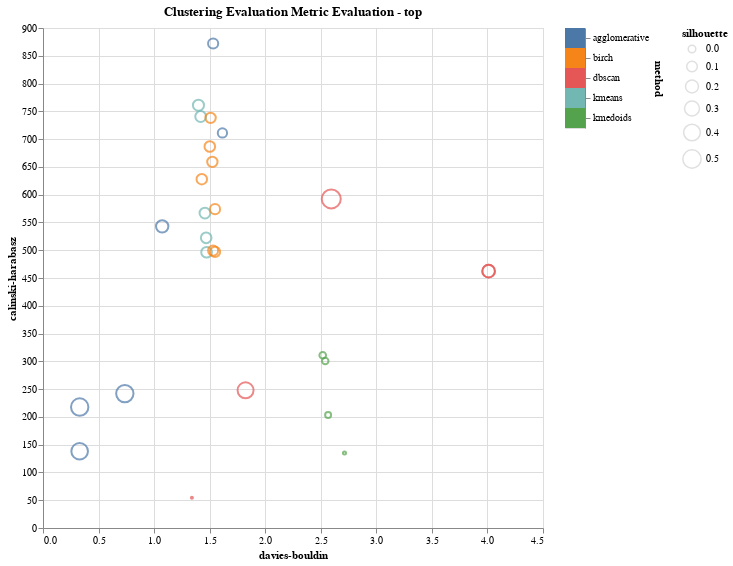

Here is the notebook cell this chart was saved with:
### Code cell
x_axis = "davies-bouldin:Q"
y_axis = "calinski-harabasz:Q"
size = "silhouette:Q"
title  = "Clustering Evaluation Metric Evaluation - top"
data = df_metrics 

plot1 = plot_cluster_evaluations(data, title, x_axis, y_axis, size)

### Figure 1 — Vega-Lite specification as saved in the notebook (floating-point values rounded to 4 significant figures)
{"config": {"view": {"continuousWidth": 400, "continuousHeight": 300}}, "hconcat": [{"mark": {"type": "point", "strokeOpacity": 1.0}, "encoding": {"color": {"condition": {"type": "nominal", "field": "method", "legend": null, "selection": "selector017"}, "value": "lightgray"}, "size": {"type": "quantitative", "field": "silhouette"}, "tooltip": [{"type": "nominal", "field": "method"}, {"type": "quantitative", "field": "num_clusters"}, {"type": "quantitative", "field": "sse"}, {"type": "quantitative", "field": "silhouette"}, {"type": "quantitative", "field": "calinski-harabasz"}, {"type": "quantitative", "field": "davies-bouldin"}, {"type": "quantitative", "field": "eps"}, {"type": "quantitative", "field": "min_sample"}, {"type": "nominal", "field": "linkage"}, {"type": "quantitative", "field": "threshold"}, {"type": "quantitative", "field": "branching_factor"}], "x": {"type": "quantitative", "field": "davies-bouldin"}, "y": {"type": "quantitative", "field": "calinski-harabasz"}}, "height": 500, "selection": {"selector016": {"type": "multi", "fields": ["method"]}, "selector018": {"type": "interval", "bind": "scales", "encodings": ["x", "y"]}}, "title": "Clustering Evaluation Metric Evaluation - top", "width": 500}, {"mark": "rect", "encoding": {"color": {"condition": {"type": "nominal", "field": "method", "legend": null, "selection": "selector017"}, "value": "lightgray"}, "y": {"type": "nominal", "axis": {"orient": "right"}, "field": "method"}}, "selection": {"selector017": {"type": "multi", "fields": ["method"]}}}], "data": {"name": "data-f2309dc3b38be672667f6fc616a4bc01"}, "$schema": "https://vega.github.io/schema/vega-lite/v4.8.1.json", "datasets": {"data-f2309dc3b38be672667f6fc616a4bc01": [{"method": "kmeans", "num_clusters": 19, "sse": 19750.0, "silhouette": 0.1186, "calinski-harabasz": 761.1, "davies-bouldin": 1.399, "eps": null, "min_sample": null, "linkage": null, "threshold": null, "branching_factor": null}, {"method": "kmeans", "num_clusters": 20, "sse": 19340.0, "silhouette": 0.1107, "calinski-harabasz": 740.6, "davies-bouldin": 1.419, "eps": null, "min_sample": null, "linkage": null, "threshold": null, "branching_factor": null}, {"method": "kmeans", "num_clusters": 32, "sse": 16190.0, "silhouette": 0.1067, "calinski-harabasz": 566.9, "davies-bouldin": 1.457, "eps": null, "min_sample": null, "linkage": null, "threshold": null, "branching_factor": null}, {"method": "kmeans", "num_clusters": 36, "sse": 15670.0, "silhouette": 0.09993, "calinski-harabasz": 522.3, "davies-bouldin": 1.469, "eps": null, "min_sample": null, "linkage": null, "threshold": null, "branching_factor": null}, {"method": "kmeans", "num_clusters": 40, "sse": 14940.0, "silhouette": 0.1028, "calinski-harabasz": 496.3, "davies-bouldin": 1.472, "eps": null, "min_sample": null, "linkage": null, "threshold": null, "branching_factor": null}, {"method": "agglomerative", "num_clusters": 12, "sse": null, "silhouette": 0.08318, "calinski-harabasz": 872.0, "davies-bouldin": 1.531, "eps": null, "min_sample": null, "linkage": "ward", "threshold": null, "branching_factor": null}, {"method": "agglomerative", "num_clusters": 17, "sse": null, "silhouette": 0.05305, "calinski-harabasz": 711.2, "davies-bouldin": 1.615, "eps": null, "min_sample": null, "linkage": "ward", "threshold": null, "branching_factor": null}, {"method": "agglomerative", "num_clusters": 19, "sse": null, "silhouette": 0.1738, "calinski-harabasz": 543.0, "davies-bouldin": 1.073, "eps": null, "min_sample": null, "linkage": "complete", "threshold": null, "branching_factor": null}, {"method": "agglomerative", "num_clusters": 12, "sse": null, "silhouette": 0.4434, "calinski-harabasz": 217.7, "davies-bouldin": 0.3304, "eps": null, "min_sample": null, "linkage": "single", "threshold": null, "branching_factor": null}, {"method": "agglomerative", "num_clusters": 19, "sse": null, "silhouette": 0.3948, "calinski-harabasz": 138.1, "davies-bouldin": 0.3298, "eps": null, "min_sample": null, "linkage": "single", "threshold": null, "branching_factor": null}, {"method": "agglomerative", "num_clusters": 21, "sse": null, "silhouette": 0.4405, "calinski-harabasz": 241.9, "davies-bouldin": 0.7364, "eps": null, "min_sample": null, "linkage": "average", "threshold": null, "branching_factor": null}, {"method": "kmedoids", "num_clusters": 23, "sse": 9980.0, "silhouette": -0.08689, "calinski-harabasz": 135.1, "davies-bouldin": 2.713, "eps": null, "min_sample": null, "linkage": null, "threshold": null, "branching_factor": null}, {"method": "kmedoids", "num_clusters": 33, "sse": 8517.0, "silhouette": -0.02663, "calinski-harabasz": 300.6, "davies-bouldin": 2.54, "eps": null, "min_sample": null, "linkage": null, "threshold": null, "branching_factor": null}, {"method": "kmedoids", "num_clusters": 36, "sse": 8279.0, "silhouette": -0.02289, "calinski-harabasz": 310.9, "davies-bouldin": 2.518, "eps": null, "min_sample": null, "linkage": null, "threshold": null, "branching_factor": null}, {"method": "kmedoids", "num_clusters": 49, "sse": 8386.0, "silhouette": -0.03834, "calinski-harabasz": 203.6, "davies-bouldin": 2.566, "eps": null, "min_sample": null, "linkage": null, "threshold": null, "branching_factor": null}, {"method": "birch", "num_clusters": 18, "sse": null, "silhouette": 0.1005, "calinski-harabasz": 686.7, "davies-bouldin": 1.501, "eps": null, "min_sample": null, "linkage": null, "threshold": 0.53, "branching_factor": 48}, {"method": "birch", "num_clusters": 19, "sse": null, "silhouette": 0.09084, "calinski-harabasz": 659.1, "davies-bouldin": 1.524, "eps": null, "min_sample": null, "linkage": null, "threshold": 0.53, "branching_factor": 51}, {"method": "birch", "num_clusters": 24, "sse": null, "silhouette": 0.08039, "calinski-harabasz": 573.9, "davies-bouldin": 1.548, "eps": null, "min_sample": null, "linkage": null, "threshold": 0.53, "branching_factor": 54}, {"method": "birch", "num_clusters": 21, "sse": null, "silhouette": 0.09565, "calinski-harabasz": 628.0, "davies-bouldin": 1.429, "eps": null, "min_sample": null, "linkage": null, "threshold": 0.43, "branching_factor": 50}, {"method": "birch", "num_clusters": 31, "sse": null, "silhouette": 0.08682, "calinski-harabasz": 497.0, "davies-bouldin": 1.548, "eps": null, "min_sample": null, "linkage": null, "threshold": 0.43, "branching_factor": 50}, {"method": "birch", "num_clusters": 16, "sse": null, "silhouette": 0.09191, "calinski-harabasz": 738.3, "davies-bouldin": 1.508, "eps": null, "min_sample": null, "linkage": null, "threshold": 0.48, "branching_factor": 54}, {"method": "birch", "num_clusters": 31, "sse": null, "silhouette": 0.08121, "calinski-harabasz": 499.3, "davies-bouldin": 1.531, "eps": null, "min_sample": null, "linkage": null, "threshold": 0.48, "branching_factor": 50}, {"method": "dbscan", "num_clusters": 4, "sse": null, "silhouette": 0.1843, "calinski-harabasz": 462.4, "davies-bouldin": 4.01, "eps": 1.25, "min_sample": 4, "linkage": null, "threshold": null, "branching_factor": null}, {"method": "dbscan", "num_clusters": 4, "sse": null, "silhouette": 0.1843, "calinski-harabasz": 462.4, "davies-bouldin": 4.01, "eps": 1.25, "min_sample": 4, "linkage": null, "threshold": null, "branching_factor": null}, {"method": "dbscan", "num_clusters": 5, "sse": null, "silhouette": 0.5487, "calinski-harabasz": 592.3, "davies-bouldin": 2.594, "eps": 3.25, "min_sample": 5, "linkage": null, "threshold": null, "branching_factor": null}, {"method": "dbscan", "num_clusters": 13, "sse": null, "silhouette": 0.3584, "calinski-harabasz": 247.9, "davies-bouldin": 1.823, "eps": 2.5, "min_sample": 4, "linkage": null, "threshold": null, "branching_factor": null}, {"method": "dbscan", "num_clusters": 63, "sse": null, "silhouette": -0.09634, "calinski-harabasz": 54.3, "davies-bouldin": 1.34, "eps": 1.75, "min_sample": 2, "linkage": null, "threshold": null, "branching_factor": null}]}}
